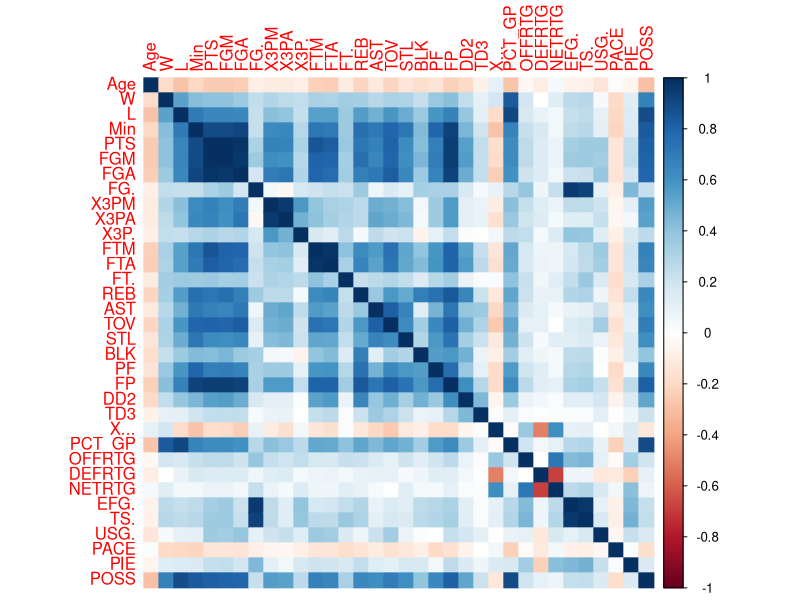
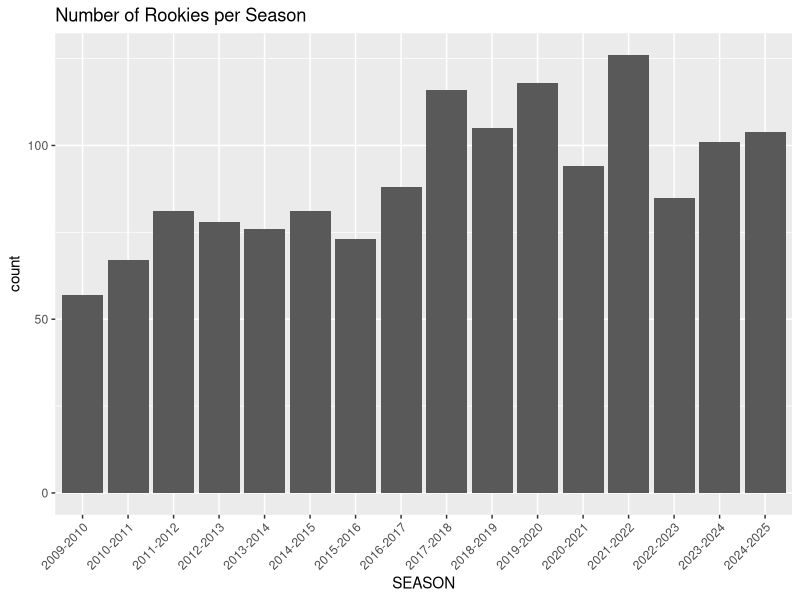
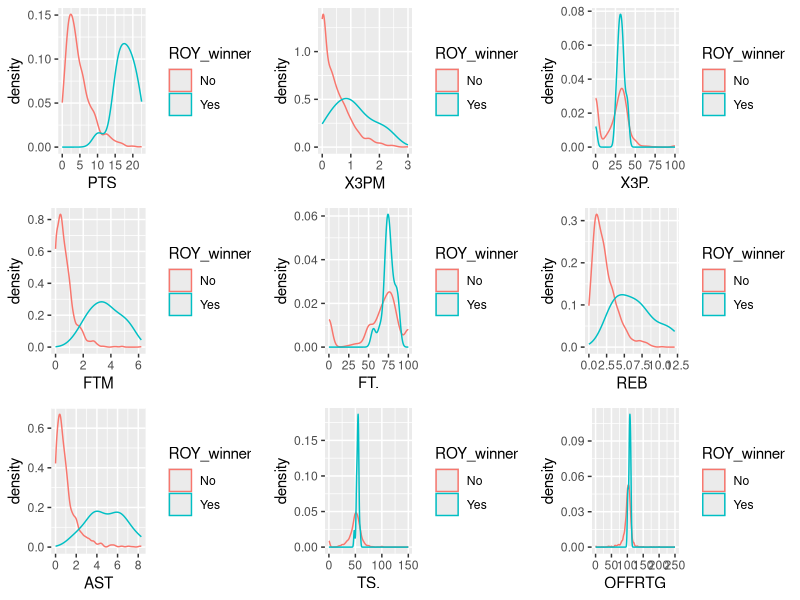
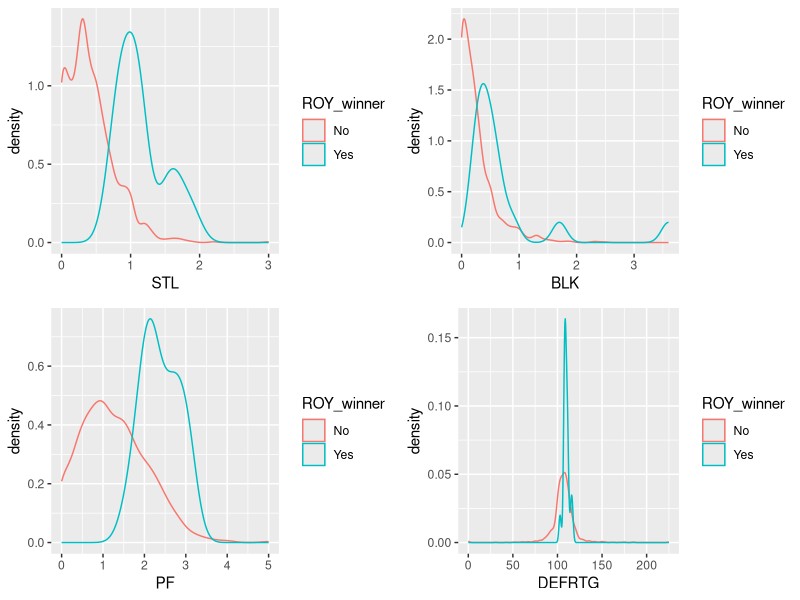
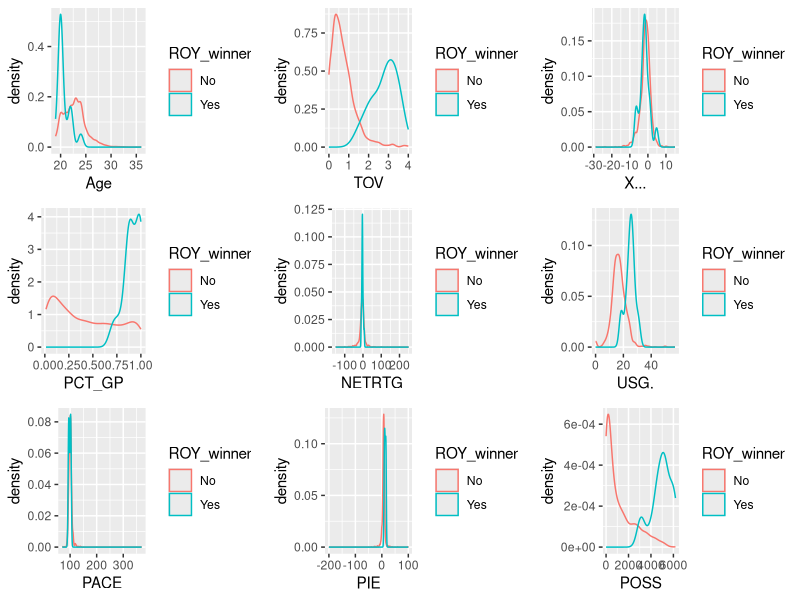
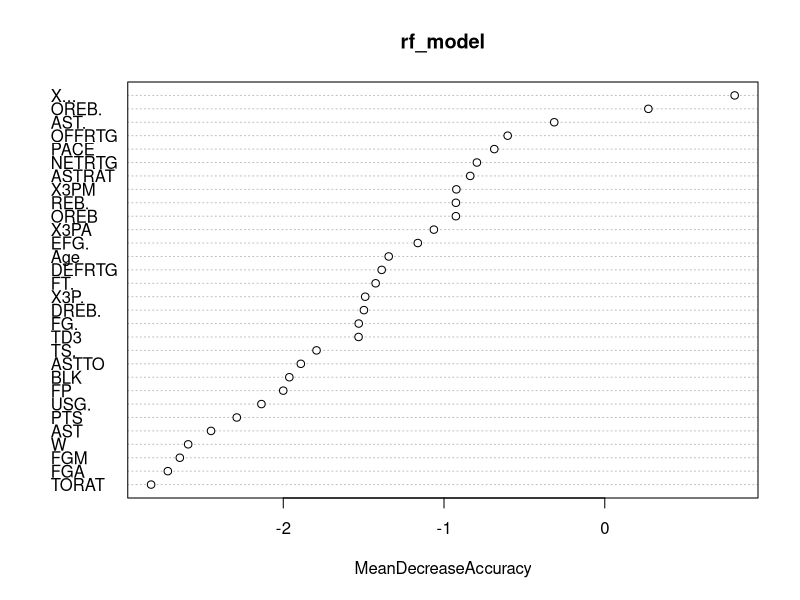

Source code (R) for these figures, in order:
## ---- chunk 1
library(dplyr)
library(stringi)
library(stringr)
library(ggplot2)
library(corrplot)
library(gridExtra)

library(caret)
library(glmnet)
library(ROCR)
library(e1071)
library(randomForest)
## ---- chunk 2
#Basic stats for previous & current rookies
prev_rooks <- read.csv("Previous_Rookies.csv")
current_rooks <- read.csv("Current_Rookies.csv")

#Advanced stats for previous & current rookies
prev_rooks_adv <- read.csv("Previous_Rookies_ADV.csv")
current_rooks_adv <- read.csv("Current_Rookies_ADV.csv")
## ---- chunk 3
#Check number of NAs in each dataset
cat("There are", sum(is.na(prev_rooks)), "NA values in prev_rooks.\n")
cat("There are", sum(is.na(current_rooks)), "NA values in current_rooks.\n")
cat("There are", sum(is.na(prev_rooks_adv)), "NA values in prev_rooks_adv.\n")
cat("There are", sum(is.na(current_rooks_adv)), "NA values in current_rooks_adv.\n")
## ---- chunk 4
#Turn categorical variables into factors

prev_rooks <- prev_rooks %>%
  mutate(
    #Remove accents
    Player = stri_trans_general(Player, "Latin-ASCII"),
    Player = make.names(Player),
    Team = make.names(Team),
    SEASON = as.factor(SEASON),
    ROY_winner = factor(ROY_winner, levels = c(0,1), labels = c("No","Yes"))
  )

prev_rooks_adv <- prev_rooks_adv %>%
  mutate(
    #Remove accents
    PLAYER = stri_trans_general(PLAYER, "Latin-ASCII"),
    PLAYER = make.names(PLAYER),
    TEAM = make.names(TEAM)
  )

current_rooks <- current_rooks %>%
  mutate(
    Team = make.names(Team),
    SEASON = as.factor(SEASON),
  )

current_rooks_adv <- current_rooks_adv %>%
  mutate(
    TEAM = make.names(TEAM)
  )
## ---- chunk 5
#Merge data
prev_full <- prev_rooks %>%
  left_join(prev_rooks_adv, by = c("Player" = "PLAYER", "Team" = "TEAM"))

current_full <- current_rooks %>%
  left_join(current_rooks_adv, by = c("Player" = "PLAYER", "Team" = "TEAM"))

cat("There are", sum(is.na(prev_full)), "NA values in prev_full.\n")
cat("There are", sum(is.na(current_full)), "NA values in current_full.\n")
## ---- chunk 6
#Drop columns with the same data (prefer per-game stats than % stats)
cat("There are", ncol(prev_full) - 1, "predictors in the data:\n")
names(prev_full)[-32]

prev_full <- prev_full %>%
  select(-c(GP, #Corresponds to PCT_GP
            OREB, DREB, #Linear combination of REB
            AST., ASTTO, ASTRAT, #Corresponds to AST
            OREB., DREB., #Linear combination of REB.
            REB., #Corresponds to REB
            TORAT #Corresponds to TOV
            )
         )

cat("After dropping similar predictors, we now have", ncol(prev_full) - 1, "predictors:\n")
names(prev_full)[-29]
## ---- chunk 7
#Find highly correlated 
numeric_vars <- names(prev_full)[sapply(prev_full, is.numeric)]
numeric_data <- prev_full %>% select(all_of(numeric_vars))
corr_matrix <- cor(numeric_data, use = "pairwise.complete.obs")
corrplot::corrplot(corr_matrix, method = "color")

cutoff <- 0.8

#Find all high correlation pairs
high_pairs <- which(abs(corr_matrix) > cutoff & upper.tri(corr_matrix), arr.ind = TRUE)

high_corr_pairs <- data.frame(
  var1 = rownames(corr_matrix)[high_pairs[, 1]],
  var2 = colnames(corr_matrix)[high_pairs[, 2]],
  correlation = corr_matrix[high_pairs]
)

high_corr_pairs
## ---- chunk 8
prev_full <- prev_full %>%
  select(-c(Min, FGA, X3PA, FTA, FP, EFG., W, L,, FG., FGM))

cat("After dropping highly correlated predictors, we now have", ncol(prev_full) - 1, "predictors:\n")
names(prev_full)[-20]
## ---- chunk 9
ggplot(prev_full, aes(SEASON)) +
  geom_bar() +
  labs(title = "Number of Rookies per Season") +
   theme(axis.text.x = element_text(angle = 45, hjust = 1))
## ---- chunk 10
cat("The distribution of Double-Doubles:\n")
table(prev_full$DD2)

cat("The distribution of Triple-Doubles:\n")
table(prev_full$TD3)

prev_full <- prev_full %>%
  select(-c(DD2, TD3))

cat("After removing Double-Doubles & Triple-Doubles, we now have", ncol(prev_full) - 1, "predictors:\n")
names(prev_full)[-18]
## ---- chunk 11
g1 <- ggplot(prev_full, aes(x = PTS, color = ROY_winner)) + geom_density()
g2 <- ggplot(prev_full, aes(x = X3PM, color = ROY_winner)) + geom_density()
g3 <- ggplot(prev_full, aes(x = X3P., color = ROY_winner)) + geom_density()
g4 <- ggplot(prev_full, aes(x = FTM, color = ROY_winner)) + geom_density()
g5 <- ggplot(prev_full, aes(x = FT., color = ROY_winner)) + geom_density()
g6 <- ggplot(prev_full, aes(x = REB, color = ROY_winner)) + geom_density()
g7 <- ggplot(prev_full, aes(x = AST, color = ROY_winner)) + geom_density()
g8 <- ggplot(prev_full, aes(x = TS., color = ROY_winner)) + geom_density()
g9 <- ggplot(prev_full, aes(x = OFFRTG, color = ROY_winner)) + geom_density()

grid.arrange(g1, g2, g3, g4, g5, g6, g7, g8, g9, nrow = 3, ncol = 3)
## ---- chunk 12
g10 <- ggplot(prev_full, aes(x = STL, color = ROY_winner)) + geom_density()
g11 <- ggplot(prev_full, aes(x = BLK, color = ROY_winner)) + geom_density()
g12 <- ggplot(prev_full, aes(x = PF, color = ROY_winner)) + geom_density()
g13 <- ggplot(prev_full, aes(x = DEFRTG, color = ROY_winner)) + geom_density()

grid.arrange(g10, g11, g12, g13, nrow = 2)
## ---- chunk 13
g14 <- ggplot(prev_full, aes(x = Age, color = ROY_winner)) + geom_density()
g15 <- ggplot(prev_full, aes(x = TOV, color = ROY_winner)) + geom_density()
g16 <- ggplot(prev_full, aes(x = X..., color = ROY_winner)) + geom_density()
g17 <- ggplot(prev_full, aes(x = PCT_GP, color = ROY_winner)) + geom_density()
g18 <- ggplot(prev_full, aes(x = NETRTG, color = ROY_winner)) + geom_density()
g19 <- ggplot(prev_full, aes(x = USG., color = ROY_winner)) + geom_density()
g20 <- ggplot(prev_full, aes(x = PACE, color = ROY_winner)) + geom_density()
g21 <- ggplot(prev_full, aes(x = PIE, color = ROY_winner)) + geom_density()
g22 <- ggplot(prev_full, aes(x = POSS, color = ROY_winner)) + geom_density()

grid.arrange(g14, g15, g16, g17, g18, g19, g20, g21, g22, nrow = 3)
## ---- chunk 14
#Split prev_full into 70% training & 30% testing data
#Ensure training/testing dataset has at least one ROY
set.seed(67)
train_index <- createDataPartition(prev_full$ROY_winner, p = 0.7, list = FALSE)
train <- prev_full[train_index, ]
test <- prev_full[-train_index, ]
## ---- chunk 15
#Create weights for modelling since ROTY winners are rare
#Utilized ChatGPT to calculate the weights
table(train$ROY_winner)

y <- ifelse(train$ROY_winner == "Yes", 1, 0)
n <- length(y)
n1 <- sum(y == 1)
n0 <- sum(y == 0)

weights <- ifelse(y == 1, n / (2 * n1), n / (2 * n0))

unique(weights)
## ---- chunk 16
#Scale numeric columns
num_cols <- sapply(train, is.numeric)
scaled_train <- train
scaled_train[, num_cols] <- scale(train[, num_cols], center = TRUE, scale = TRUE)
train_mean <- attr(scale(train[, num_cols]), "scaled:center")
train_sd   <- attr(scale(train[, num_cols]), "scaled:scale")

#Build the model
x <- model.matrix(ROY_winner ~ . -SEASON -Player -Team, data = scaled_train)[,-1]
y <- scaled_train$ROY_winner
lasso <- cv.glmnet(x, y, family = "binomial", alpha = 1, nfolds = 4,  weights = ifelse(y == "Yes", 44.653846, 0.505662), seed = 25)

coef(lasso, s = "lambda.min")
## ---- chunk 17
#Find the best cutoff threshold for classification
pred_probs <- predict(lasso, newx = x, s = "lambda.min", type = "response")
pred_obj <- prediction(pred_probs, y)
eval <- performance(pred_obj, "acc")
best <- which.max(slot(eval, "y.values")[[1]])
cutoff <- slot(eval, "x.values")[[1]][best]
cat("The best cutoff threshold value is", cutoff, ".\n")

#Create a confusion matrix using the new cutoff threshold
pred_class <- ifelse(pred_probs > 0.9577015, 1, 0)
table(Predicted = pred_class, Actual = y)
## ---- chunk 18
scaled_test <- test
scaled_test[, num_cols] <- scale(test[, num_cols], center = train_mean, scale = train_sd)
x_test <- model.matrix(ROY_winner ~ . -SEASON -Player -Team, data = scaled_test)[, -1]

y_test <- scaled_test$ROY_winner

pred_prob <- predict(lasso, newx = x_test, s = "lambda.min", type = "response")
pred_class <- ifelse(pred_prob > 0.9691446, 1, 0)
table(Predicted = pred_class, Actual = y_test)
lasso_conf <- as.matrix(table(Predicted = pred_class, Actual = y_test))
## ---- chunk 19
prob_df <- as.data.frame(pred_prob)
merged_df <- cbind(
  test[, c("Player", "Team", "SEASON", "ROY_winner")],
  prob_df
)

#Rank by highest to lowest probability to win ROTY, displaying up until all 3 ROTY are shown
merged_df <- merged_df[order(-merged_df$lambda.min), ]
merged_df[merged_df$ROY_winner == "Yes",]
## ---- chunk 20
#Merge data
prev_full <- prev_rooks %>%
  left_join(prev_rooks_adv, by = c("Player" = "PLAYER", "Team" = "TEAM"))

#Split prev_full into 70% training & 30% testing data
#Ensure training/testing dataset has at least one ROY
set.seed(67)
train_index <- createDataPartition(prev_full$ROY_winner, p = 0.7, list = FALSE)
train <- prev_full[train_index, ]
test <- prev_full[-train_index, ]
## ---- chunk 21
#Build the model, factoring in class imbalances within the training dataset
set.seed(67)
rf_model <- randomForest(
  ROY_winner ~ . -SEASON -Player -Team,
  data = train,
  ntree = 500,
  mtry = 4,
  importance = TRUE,
  classwt = c("No" = 0.505662, "Yes" = 44.653846),
  sampsize = c("No" = 12, "Yes" = 12)
)

rf_model
## ---- chunk 22
#Assume a threshold of 0.83
prob <- predict(rf_model, newdata = train, type = "prob")
pred <- ifelse(prob[, 2] > 0.83, "Yes", "No")
table(pred, train$ROY_winner)

prob <- predict(rf_model, newdata = test, type = "prob")
pred <- ifelse(prob[, "Yes"] > 0.83, "Yes", "No")
table(pred, test$ROY_winner)
rffull_conf <- as.matrix(table(pred, test$ROY_winner))
## ---- chunk 23
prob_df <- as.data.frame(prob)
merged_df <- cbind(
  test[, c("Player", "Team", "SEASON", "ROY_winner")],
  prob_df
)

#Rank by highest to lowest probability to win ROTY, displaying up until all 3 ROTY are shown
merged_df <- merged_df[order(-merged_df$Yes), ]
head(merged_df[, -5], 7)
## ---- chunk 24
varImpPlot(rf_model, type = 1)
## ---- chunk 25
imp <- importance(rf_model)
selected_vars <- rownames(imp)[order(imp[,"MeanDecreaseAccuracy"], decreasing = TRUE)][1:20]
cat("From the Variable Importance Plot, it seems that the top 20 variables that contribute the most towards the model are:\n")
selected_vars
## ---- chunk 26
#Build the model based on the Variable Importance Plot
formula <- as.formula(paste("ROY_winner ~", paste(selected_vars, collapse = " + ")))

set.seed(67)
rf_tuned <- randomForest(
  formula,
  data = train,
  ntree = 500,
  mtry = 4,
  importance = TRUE,
  classwt = c("No" = 0.505662, "Yes" = 44.653846),
  sampsize = c("No" = 12, "Yes" = 12)
)

rf_tuned
## ---- chunk 27
#Assume a threshold of 0.87
pred_tuned <- predict(rf_tuned, newdata = train, type = "prob")
tuned_prob <- ifelse(pred_tuned[, "Yes"] > 0.87, "Yes", "No")
table(tuned_prob, train$ROY_winner)

pred_tuned <- predict(rf_tuned, newdata = test, type = "prob")
tuned_prob <- ifelse(pred_tuned[, "Yes"] > 0.87, "Yes", "No")
table(tuned_prob, test$ROY_winner)

rftuned_conf <- as.matrix(table(tuned_prob, test$ROY_winner))
## ---- chunk 28
prob_df <- as.data.frame(pred_tuned)
merged_df <- cbind(
  test[, c("Player", "Team", "SEASON", "ROY_winner")],
  prob_df
)

#Rank by highest to lowest probability to win ROTY, displaying up until all 3 ROTY are shown
merged_df <- merged_df[order(-merged_df$Yes), ]
merged_df[merged_df$ROY_winner == "Yes",]
## ---- chunk 29
#Build the model based on the Variable Importance Plot
#Use 5-fold cross-validation to reduce overfitting
ctrl <- trainControl(method = "cv", number = 5)

set.seed(67)
rf_cv <- train(
  formula,
  data = train,
  method = "rf",
  trControl = ctrl,
  tuneGrid = data.frame(mtry = 2:10),
  ntree = 500,
  classwt = c("No" = 0.505662, "Yes" = 44.653846),
  sampsize = c("No" = 9, "Yes" = 9)
)

rf_cv
## ---- chunk 30
#Assume a threshold of 0.78
pred_cv <- predict(rf_cv, newdata = train, type = "prob")
cv_prob <- ifelse(pred_cv[, "Yes"] > 0.78, "Yes", "No")
table(cv_prob, train$ROY_winner)

pred_cv <- predict(rf_cv, newdata = test, type = "prob")
cv_prob <- ifelse(pred_cv[, "Yes"] > 0.78, "Yes", "No")
table(cv_prob, test$ROY_winner)

rfcv_conf <- as.matrix(table(cv_prob, test$ROY_winner))
## ---- chunk 31
prob_df <- as.data.frame(pred_cv)
merged_df <- cbind(
  test[, c("Player", "Team", "SEASON", "ROY_winner")],
  prob_df
)

#Rank by highest to lowest probability to win ROTY, displaying up until all 3 ROTY are shown
merged_df <- merged_df[order(-merged_df$Yes), ]
merged_df[merged_df$ROY_winner == "Yes",]
## ---- chunk 32
# Function to compute Precision, Recall, and F1
compute_metrics <- function(conf_matrix) {
  TP <- conf_matrix[2,2]
  FP <- conf_matrix[1,2]
  FN <- conf_matrix[2,1]
  precision <- ifelse((TP + FP) > 0, TP / (TP + FP), 0)
  recall <- ifelse((TP + FN) > 0, TP / (TP + FN), 0)
  f1 <- ifelse((precision + recall) > 0, 2 * (precision * recall) / (precision + recall), 0)
  return(c(Precision = precision, Recall = recall, F1 = f1))
}

evaluation <- rbind(
  LASSO = compute_metrics(rbind(lasso_conf, 0)),
  RF_Full = compute_metrics(rffull_conf),
  RF_Tuned = compute_metrics(rftuned_conf),
  RF_CV = compute_metrics(rbind(rfcv_conf, 0))
)
print(evaluation)
## ---- chunk 33
#Remove all variables from the testing dataset as we did with the training dataset
current_full <- current_full %>%
  mutate(across(where(is.character), as.factor)) %>%
  select(
    -c(
      GP,         # Corresponds to PCT_GP
      OREB, DREB, # Linear combination of REB
      AST., ASTTO, ASTRAT, # Corresponds to AST
      OREB., DREB., # Linear combination of REB.
      REB.,       # Corresponds to REB
      TORAT,      # Corresponds to TOV
      Min, FGA, X3PA, FTA, FP, 
      EFG., W, L, FG., FGM, DD2, TD3, TM_GP
    )
  )
## ---- chunk 34
lasso_current <- current_full %>%
  select(-SEASON)

#Scale numeric columns
num_cols <- sapply(lasso_current, is.numeric)

scaled_current <- lasso_current
scaled_current[, num_cols] <- scale(lasso_current[, num_cols], center = train_mean, scale = train_sd)

x_current <- model.matrix(~ . -Player -Team, data = scaled_current)[,-1]
pred_prob <- predict(lasso, newx = x_current, s = "lambda.min", type = "response")

#Show the top 10 rookies with the highest probability of become ROTY
df <- data.frame(player_name = lasso_current$Player, probability = pred_prob)
df <- df[order(-df$lambda.min), ]
head(df, 5)
tail(df, 5)
## ---- chunk 35
current_full <- current_rooks %>%
  left_join(current_rooks_adv, by = c("Player" = "PLAYER", "Team" = "TEAM"))
## ---- chunk 36
prob <- predict(rf_model, newdata = current_full, type = "prob")[, "Yes"]
df <- data.frame(player_name = current_full$Player, probability = prob)
df <- df[order(-df$probability), ]
head(df, 10)

write.csv(df, "predictions.csv", row.names = FALSE)
## ---- chunk 37
prob <- predict(rf_tuned, newdata = current_full, type = "prob")[, "Yes"]
df <- data.frame(player_name = current_full$Player, probability = prob)
df <- df[order(-df$probability), ]
head(df, 10)
## ---- chunk 38
prob <- predict(rf_cv, newdata = current_full, type = "prob")[, "Yes"]
df <- data.frame(player_name = current_full$Player, probability = prob)
df <- df[order(-df$probability), ]
head(df, 10)
